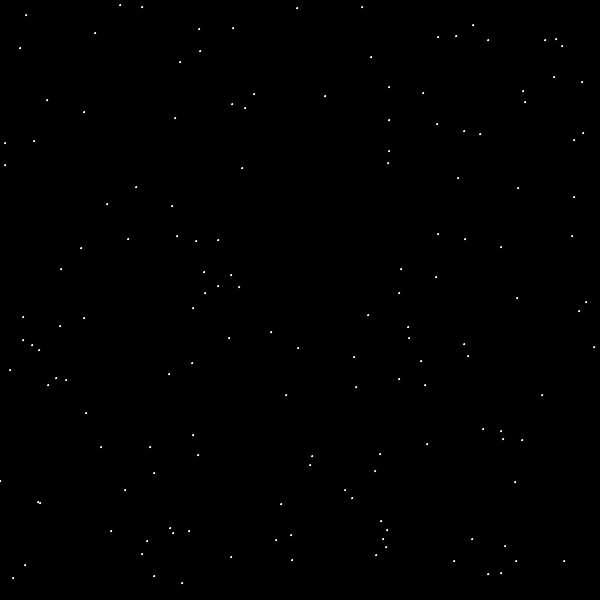
Frame 1 (no input)
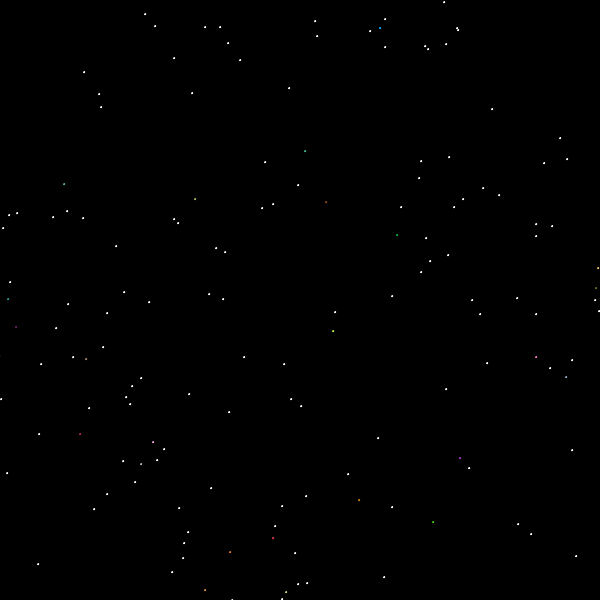
Frame 60 (the mouse pressed at the canvas centre just before this capture)
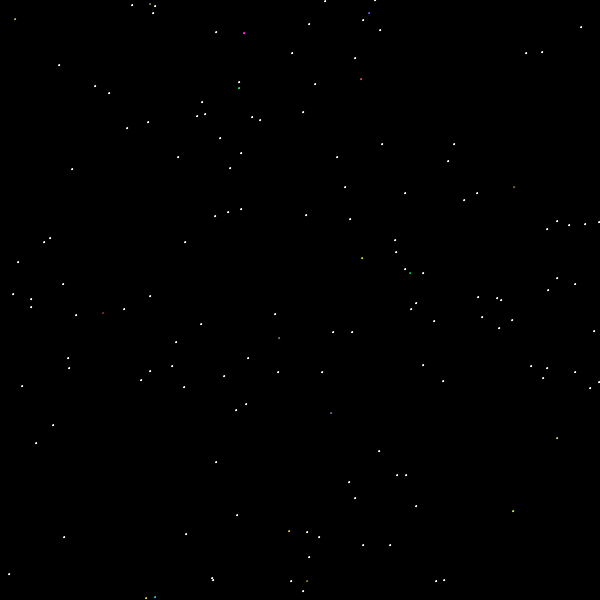
Frame 120 (the mouse held since frame 60 and released just before this capture)

The Processing sketch that drew these frames (run headless with seeded random() and noise(); from frame 60 on, the mouse is pressed at the canvas centre):

// Processing sketch: C01_Starfield_2
// ── C01_Starfield_2.pde

int size = 600;

int speed = 5;

int pointSize = 150;
Point[] points = new Point[pointSize];

void setup() {
  size(600, 600);
  background(0);
  stroke(255);
  
  for (int i = 0; i < pointSize; i++) {
    points[i] = randomPoint(color(255));
  }
  
  drawPoints();
}

void draw() {
  translate(width/2, height/2);
  update();
  background(0);
  drawPoints();
  cleanUp();
}

void drawPoints() {
  for (int i = 0; i < pointSize; i++) {
    stroke(points[i].c);
    ellipse(points[i].x,points[i].y,1,1);
  }
}

void update() {
  for (int i = 0; i < pointSize; i++) {

    float a = atan2(points[i].y, points[i].x);
    points[i].y += (speed * sin(a));
    points[i].x += (speed * cos(a));
  }
  
}

void cleanUp() {
  for (int i = 0; i < pointSize; i++) {
    
    if ((points[i].x < -(size / 2)) || 
    (points[i].y < -(size / 2)) || 
    (points[i].x > size / 2) || 
    (points[i].y > size / 2)) {
      color c = color(250);
      if (random(16) < 2) {
        c = color(random(255), random(255), random(255));
      }
      if (random(2) > 1) {
      points[i] = randomPoint(
            -(size / 2), 
            (size / 2), 
            -(size/6), 
            (size / 6),
            c);
    } else {
      points[i] = randomPoint(
            -(size / 6), 
            (size / 6), 
            -(size / 2), 
            (size / 2),
            c);
    }
    }
    
  }
  
}

public  Point randomPoint(color c) {
    return new Point(int(random(size)) - (size / 2), 
      int(random(size)) - (size / 2), c);
  }
  
  public Point randomPoint(int xLow, int xHigh, int yLow, int yHigh, color c) {
    return new Point(xLow + int(random(xHigh - xLow)), 
      yLow + int(random(yHigh - yLow)), c);
  }


class Point {
  int x;
  int y;
  
  color c;
  
  public Point(int x, int y, color c) {
    this.x = x;
    this.y = y;
    this.c = c;
  }
  
  public void updateX(int d) {
    x += d;
  }
  
  public void updateY(int d) {
    y += d;
  }
  
  public int getX() {
    return x;
  }
  
  public int getY() {
    return y;
  }
  
  
}
